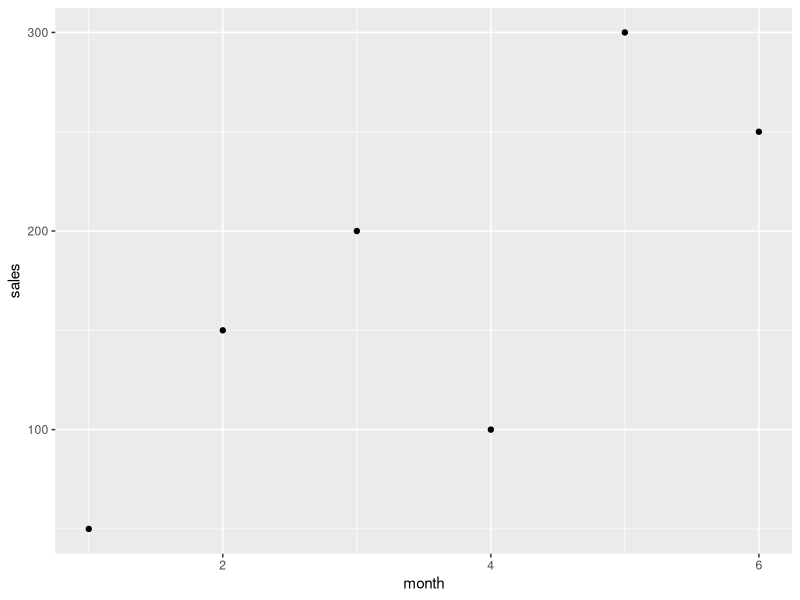
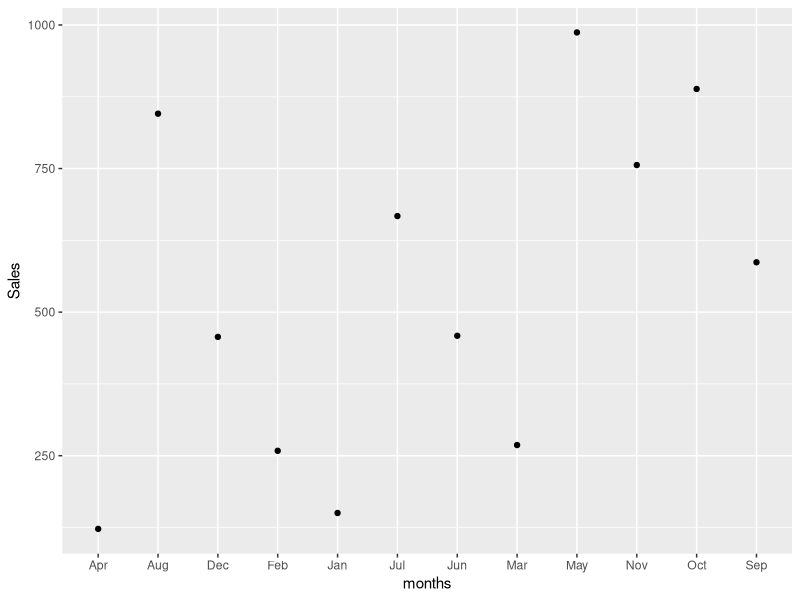

Write R code to recreate these figures, in order.
## ---- chunk 1
library("tidyverse")
sales<-c(50,150,200,100,300,250)
month<-(1:6)
qplot(month,sales)
## ---- chunk 2
months<-c("Jan", "Feb", "Mar", "Apr", "May", "Jun", "Jul", "Aug", "Sep", "Oct","Nov", "Dec")
Sales <-c(150.25, 258.54, 268.55, 122.52, 987, 458.82, 667.23, 845.54, 586.78, 888.58, 756.12, 456.84)
Yearly_sales<-data_frame(months,Sales)
Yearly_sales
#View(Yearly_sales)
which.max(Yearly_sales$Sales)
which.min(Yearly_sales$Sales)
qplot(months,Sales)
